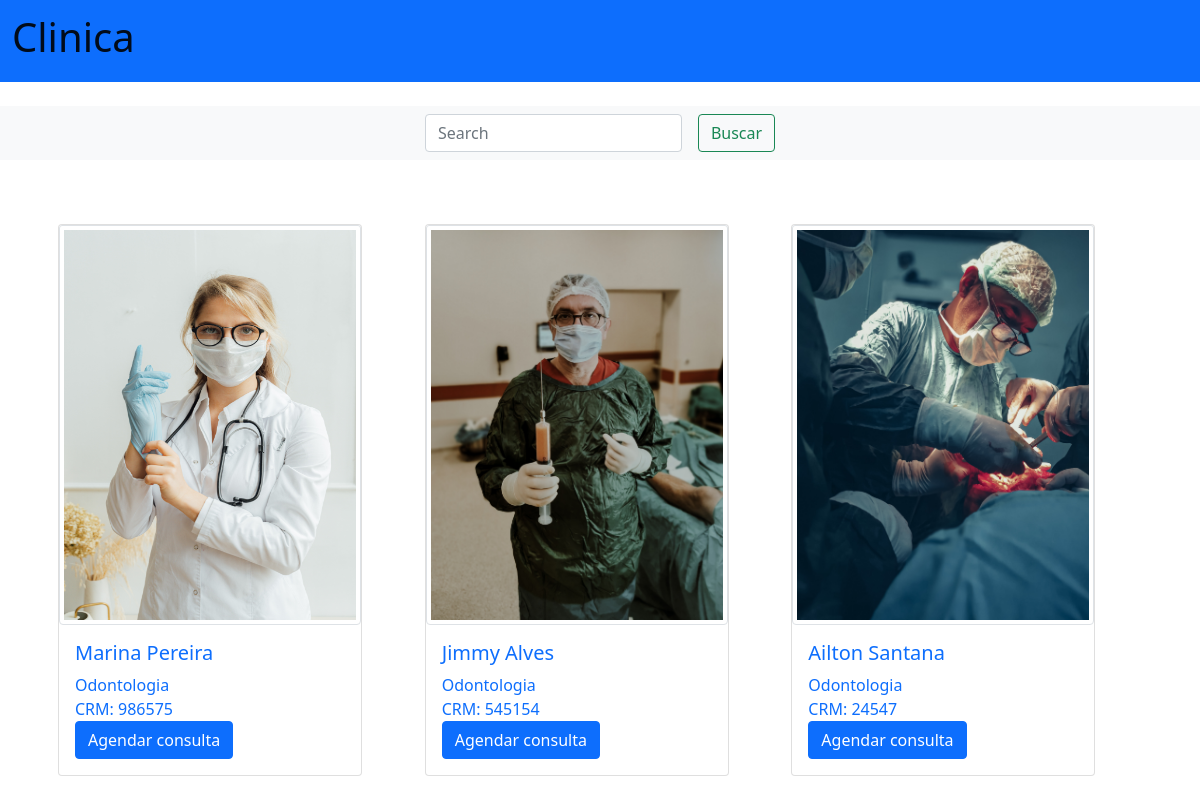
The page /home/especialidade/1/ on the database its author committed.
### consulta/models.py (models this page shows, shortened)
class Medico(models.Model):
    nome_completo = models.CharField(max_length=75)
    idade = models.CharField(max_length=20)
    genero = models.CharField(max_length=20)
    crm = models.CharField(max_length=20)
    endereco = models.CharField(max_length=80)
    cep = models.CharField(max_length=30)
    publicado = models.BooleanField(default=False)
    img = models.ImageField(upload_to='home/covers/%Y/%m/%d/')
    especialidade = models.ForeignKey(
        Categoria, on_delete=models.SET_NULL, null=True
    )
    autor = models.ForeignKey(
        User, on_delete=models.SET_NULL, null=True)

class Categoria(models.Model):
    especialidade = models.CharField(max_length=75)
    def __str__(self) -> str:
        return self.especialidade

### consulta/views.py (the view)
class ListViewEspecialidade(ListViewBase):
    template_name = 'consulta/pages/especialidade.html'
    def get_queryset(self, *args, **kwargs):
        qs = super().get_queryset(*args, **kwargs)
        qs = qs.filter(
            publicado=True,
            especialidade__id=self.kwargs.get('especialidade_id'),
        )
        return qs

### consulta/views.py (called while the page is built)
    def get_queryset(self, *args, **kwargs):
        qs = super().get_queryset(*args, **kwargs)
        qs = qs.filter(publicado=True,)
        return qs

### consulta/templates/consulta/pages/especialidade.html
{% extends 'partials/base.html' %}
  {% block conteudo %}
  {% include 'partials/_search.html' %}
  <div class="container">
    {% include 'partials/_cards.html' %}
  </div>
  {% endblock conteudo %}

### template_global/partials/base.html (shortened to what this page needs)
<!DOCTYPE html>
<html lang="en">
{% include 'partials/_head.html' %}
<body>
    {% include 'partials/_nav.html' %}
    {% block conteudo %}
    {% endblock conteudo %}
</body>
</html>

### template_global/partials/_head.html (shortened to what this page needs)
{% load static %}
<head>
    <link href="https://cdn.jsdelivr.net/npm/bootstrap@5.1.3/dist/css/bootstrap.min.css" rel="stylesheet"
>
     <link rel="stylesheet" href="{% static 'css/style.css' %}">
</head>

### template_global/partials/_nav.html (shortened to what this page needs)
<nav class="navbar navbar-expand-lg navbar-light bg-primary">
  <div class="container-fluid">
    <a class="navbar-brand" href="{% url 'clinica:home' %}"><h1>Clinica</h1></a>
  </div>
</nav>

### template_global/partials/_search.html
<nav class="navbar navbar-light bg-light mt-4">
    <div class="container-fluid ">
        <form action="{% url 'clinica:search' %}" class="d-flex mx-auto" method="GET" >
            <input class="form-control me-3" type="search" placeholder="Search" name="search" value="{{search_term}}" required>
            <button class="btn btn-outline-success" type="submit">Buscar</button>
        </form>
    </div>
</nav>

### template_global/partials/_cards.html
<div class="container-md mx-auto mt-5">
  <div class="row p-2">
    {% for medico in medicos %}
    <div class="col p-2">
      <div class="card" style="width: 19rem">
        <a href="{% url 'clinica:medico' medico.id%}" class="text-decoration-none">
        <img src="{{medico.img.url}}" class="card-img-top img-thumbnail" style="height: 25rem">
        </a>
        <div class="card-body">
          <a href="{% url 'clinica:medico' medico.id%}" class="text-decoration-none">
            <h5 class="card-title">{{medico.nome_completo}}</h5>
          </a>
          <a href="{% url 'clinica:especialidade' medico.especialidade.id %}" class="text-decoration-none">
            <p class="card-text">{{medico.especialidade}}</p>
          </a>
          <a href="{% url 'clinica:medico' medico.id %}" class="text-decoration-none">
            <p class="card-text">CRM: {{medico.crm}}</p>
          </a>
          <a href="{% url 'clinica:medico' medico.id %}" class="btn btn-primary text-decoration-none">Agendar consulta</a>
        </div>
      </div>
    </div>
    {% empty %}
        <div class="container">
            <h1>Medicos não encontrados🥲</h1>
        </div>
    {% endfor %}
  </div>
</div>

### rows shown on the page
Medico: img (picture), nome_completo "Marina Pereira", especialidade "Odontologia", crm "986575"
Medico: img (picture), nome_completo "Jimmy Alves", especialidade "Odontologia", crm "545154"
Medico: img (picture), nome_completo "Ailton Santana", especialidade "Odontologia", crm "24547"
